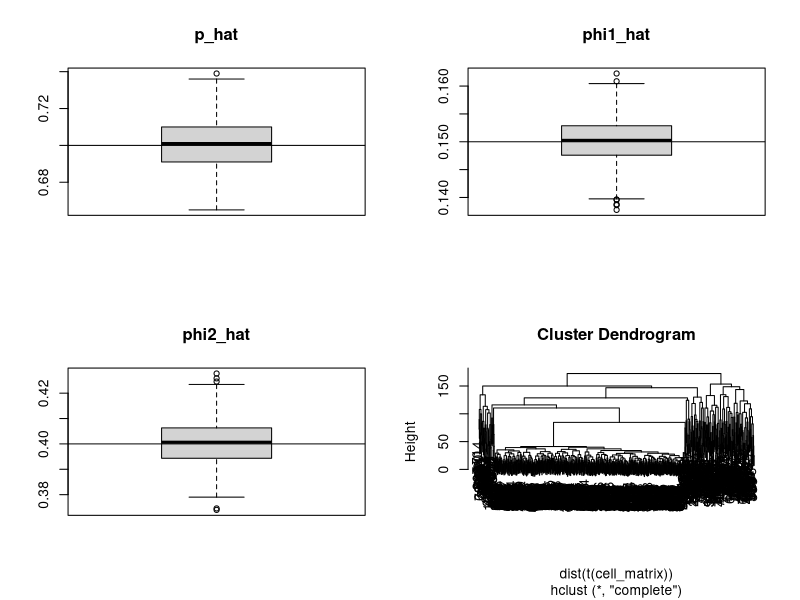

Generate this figure with R: (Note: a time limit stopped this script after it produced the figure.)
rm(list = ls())
#ls()

#rgamma(10,shape=20,scale =1/2 )

#rgamma(10,shape = 10,scale=1/0.2)


## Generate data from ZIP##
ZIP_r<- function(n,pi,theta){
  Z<- rbinom(size=1,n=n,p=pi)
  Y<- NULL
  for(i in 1:n){
    if(Z[i]==1) Y<- c(Y,0)
    else Y<- c(Y,rpois(1,lambda = theta))
  }
  return(Y)
}
########################################################
#clust<- rbinom(1000,size=1,p=0.35)
N<- 1000
G<- 10
r<- 500
#pn<- c(0.35,0.65)
#phi<- c(0.15,0.2)
phi1<- 0.15
phi2<- 0.4

lambda1<- rgamma(n=G,shape=20,scale=1/2)
#lambda1

lambda2<- rgamma(n=G,shape=10,scale=1/0.2)
#lambda2
p_hat<- NULL
phi_hat1<- NULL
phi_hat2<- NULL
lambda1_hat<- matrix(0,ncol = G,nrow=r)
lambda2_hat<- matrix(0,ncol = G,nrow=r)

for(iter in 1:r){
clust<- rbinom(size=1,n=N,p=0.7)

#length(clust[clust==1])


#clust<- sample(c(1,2),size=N,replace = TRUE,prob=pn) 
#clust


cell_matrix<- matrix(rep(0,N*G),nrow=G,ncol=N)

for(i in 1:N){
  for(j in 1:G){
    if(clust[i]==1) cell_matrix[j,i]<- ZIP_r(n=1,pi=phi1,theta=lambda1[j])
    else cell_matrix[j,i]<- ZIP_r(n=1,pi=phi2,theta=lambda2[j])
  }
}

cell_matrix[,1:10]
#cell_matrix
pz<- cbind(clust,1-clust)


p_hat<- c(p_hat,mean(pz[,1]))





#dim(cell_matrix)

U<- matrix(rep(0,N*G),ncol=N,nrow=G)
for(i in 1:N){
  for(j in 1:G){
    if(cell_matrix[j,i]==0) U[j,i]<- 1
    else U[j,i]<- 0
  }
}



mult_1<- matrix(0,ncol=N,nrow=G) 
mult_2<- matrix(0,ncol=N,nrow=G) 

for(i in 1:N){
  mult_1[,i]<- (pz[,1][i])*U[,i]
  mult_2[,i]<- (pz[,2][i])*U[,i]
}



phi_hat1<- c(phi_hat1,sum(mult_1)/(G*sum(pz[,1])))
phi_hat2<- c(phi_hat2,sum(mult_2)/(G*sum(pz[,2])))
#phi_hat1
#phi_hat2
#phi1
#phi2

D<- cell_matrix*(1-U)

num_1<- matrix(0,ncol=N,nrow=G)
num_2<- matrix(0,ncol=N,nrow=G)
denom_1<- matrix(0,ncol=N,nrow=G)
denom_2<- matrix(0,ncol=N,nrow=G)

for(i in 1:N){
  num_1[,i]<- D[,i]*pz[,1][i]
  num_2[,i]<- D[,i]*pz[,2][i]
  denom_1[,i]<- (1-U)[,i]*pz[,1][i]
  denom_2[,i]<- (1-U)[,i]*pz[,2][i]
}
#num_1[,1:10]
#num_2[,1:10]
#denom_1[,1:10]
#denom_2[,1:10]


lambda1_hat[iter,]<- (apply(num_1,1,sum))/(apply(denom_1,1,sum))
#lambda1_hat
#lambda1

lambda2_hat[iter,]<- (apply(num_2,1,sum))/(apply(denom_2,1,sum))
#lambda2_hat
#lambda2

}




par(mfrow=c(2,2))

boxplot(p_hat,main="p_hat")
abline(h=0.7)

boxplot(phi_hat1,main="phi1_hat")
abline(h=phi1)

boxplot(phi_hat2,main="phi2_hat")
abline(h=phi2)

#lambda1
#colMeans(lambda1_hat)

#lambda2
#colMeans(lambda2_hat)
print(list("Lambda1_hat", colMeans(lambda1_hat), "Lambda1",lambda1,
     "Lambda2_hat", colMeans(lambda2_hat), "Lambda2",lambda2))



cell_matrix
plot(hclust(dist(t(cell_matrix))))
hclust(dist(t(cell_matrix)))
###############################################################################################################
###############################################################################################################
rm(list = ls())

ZIP_r<- function(n,pi,theta){
  Z<- rbinom(size=1,n=n,p=pi)
  Y<- NULL
  for(i in 1:n){
    if(Z[i]==1) Y<- c(Y,0)
    else Y<- c(Y,rpois(1,lambda = theta))
  }
  return(Y)
}
########################################################
#clust<- rbinom(1000,size=1,p=0.35)
N<- 1000
G<- 10
r<- 500
#pn<- c(0.35,0.65)
#phi<- c(0.15,0.2)
phi1<- 0.15
phi2<- 0.4

lambda1<- rgamma(n=G,shape=20,scale=1/2)
#lambda1

lambda2<- rgamma(n=G,shape=10,scale=1/0.2)
#lambda2

p_hat<- NULL
phi_hat1<- NULL
phi_hat2<- NULL
lambda1_hat<- matrix(0,ncol = G,nrow=r)
lambda2_hat<- matrix(0,ncol = G,nrow=r)

for(iter in 1:r){

#p_hat<- NULL
#phi_hat1<- NULL
#phi_hat2<- NULL
#lambda1_hat<- matrix(0,ncol = G,nrow=r)
#lambda2_hat<- matrix(0,ncol = G,nrow=r)

#for(iter in 1:r){
  clust<- rbinom(size=1,n=N,p=0.7)
  
  #length(clust[clust==1])
  
  
  #clust<- sample(c(1,2),size=N,replace = TRUE,prob=pn) 
  #clust
  
  
  cell_matrix<- matrix(rep(0,N*G),nrow=G,ncol=N)
  
  for(i in 1:N){
    for(j in 1:G){
      if(clust[i]==1) cell_matrix[j,i]<- ZIP_r(n=1,pi=phi1,theta=lambda1[j])
      else cell_matrix[j,i]<- ZIP_r(n=1,pi=phi2,theta=lambda2[j])
    }
  }
  
#cell_matrix[,1:10]
#cell_matrix
###########################################################################################

posteriors<- function(Y,Pi,phi1,phi2,lambda1,lambda2){
  N<- ncol(Y)
  G<- nrow(Y)
  b2<- matrix(rep(0,N*G),nrow=G)
  for(j in 1:ncol(Y)){
    for(i in 1:nrow(Y)){ 
      if(Y[i,j]==0){b2[i,j]<- phi1+((1-phi1)*exp(-lambda1[i]))}
      else {b2[i,j]<- (1-phi1)*dpois(Y[i,j],lambda1[i])}
    }
  }
  b3<- matrix(rep(0,N*G),nrow=G)
  for(j in 1:ncol(Y)){
    for(i in 1:nrow(Y)){
      if(Y[i,j]==0){b3[i,j]<- phi2+((1-phi2)*exp(-lambda2[i]))}
      else {b3[i,j]<- (1-phi2)*dpois(Y[i,j],lambda2[i])}
    }
  }
  b22<- Pi*apply(b2,2,prod)
  
  b33<- (1-Pi)*apply(b3,2,prod)
  postprobs<- b22/(b22+b33)
  Pi<- mean(postprobs)
  ZZ<- cbind(postprobs,1-postprobs)
  out1<- list(Pi,postprobs,ZZ)
  names(out1)<- c("Pi_hat","postprobs","ZZ")
  return(out1)
}


#output1<- posteriors(Y=cell_matrix,Pi=0.7,phi1,phi2,lambda1,lambda2)
#output1$Pi_hat  

#posteriors(Y,Pi=0.4,phi1=0.25,phi2=0.1,lambda1=lambda1,lambda2=lambda2)
#################################################################################
#### U_kg####
IndUKG<- function(Y,Pi,phi1,phi2,lambda1,lambda2){
  N<- ncol(Y)
  G<- nrow(Y)
  ukg<- matrix(rep(0,G*N),nrow=G)
  for(j in 1:ncol(Y)){
    for(i in 1:nrow(Y)){
      if(Y[i,j]==0){ukg[i,j]<- (Pi*phi1+(1-Pi)*phi2)/(Pi*(phi1+(1-phi1)*exp(-lambda1[i]))+
                                                        (1-Pi)*(phi2+(1-phi2)*exp(-lambda2[i])))}
      else {ukg[i,j]<- 0}
    }
    
  }
  return(ukg)
}

#outpu2<- IndUKG(Y=cell_matrix,Pi=0.7,phi1,phi2,lambda1,lambda2)
#outpu2[,1:10]
#output1$postprobs[1:10]
#output1$ZZ
############################################################################################
#### Phi_hats###
phi_hats<- function(Y,postprobs,ukg){
  G<- nrow(Y)
  mult1<- matrix(0,ncol=ncol(Y),nrow=nrow(Y))
  mult2<- matrix(0,ncol=ncol(Y),nrow=nrow(Y))
  
  for(i in 1:length(postprobs)){
    mult1[,i]<- postprobs[i]*ukg[,i]
    mult2[,i]<- (1-postprobs[i])*ukg[,i]
  }
  phi_hat1<- sum(mult1)/(G*sum(postprobs))
  phi_hat2<- sum(mult2)/(G*sum(1-postprobs))
  phi_hat<- c(phi_hat1,phi_hat2)
  names(phi_hat)<- c("Phi1_hat","Phi2_hat")
  return(phi_hat)
  
}  

#phi_hats(Y=cell_matrix,postprobs=posteriors(Y=cell_matrix,Pi=0.7,phi1,phi2,lambda1=lambda1,lambda2=lambda2)$postprobs

 #       ,ukg=IndUKG(Y=cell_matrix,Pi=0.7,phi1,phi2,lambda1=lambda1,lambda2=lambda2))


#################################################################################################
lambda_hats<- function(Y,ukg,postprobs){
  mult3<- Y*(1-ukg)
  mult4<- matrix(0,ncol=ncol(Y),nrow=nrow(Y))
  mult5<- matrix(0,ncol=ncol(Y),nrow=nrow(Y))
  mult6<- matrix(0,ncol=ncol(Y),nrow=nrow(Y))
  mult7<- matrix(0,ncol=ncol(Y),nrow=nrow(Y))
  
  for(i in 1:length(postprobs)){
    mult4[,i]<- postprobs[i]*mult3[,i]
    mult5[,i]<- (1-postprobs[i])*mult3[,i]
    mult6[,i]<- postprobs[i]*(1-ukg)[,i]
    mult7[,i]<- (1-postprobs[i])*(1-ukg)[,i]
  }
  

  lambda1_hat<- apply(mult4,1,sum)/apply(mult6,1,sum)
  lambda2_hat<- apply(mult5,1,sum)/apply(mult7,1,sum)
  
  #lambda_hat<- list("lambda1_hat",lambda1_hat,"lambda1",lambda1,"lambda2_hat",lambda2_hat,"lambda2",lambda2)
  lambda_hat<- cbind(lambda1_hat,lambda2_hat)
  colnames(lambda_hat)<- c("lambda1_hat","lambda2_hat")
  return(lambda_hat)
  
}

#lambda_hats(Y=cell_matrix,ukg=IndUKG(Y=cell_matrix,Pi=0.7,phi1,phi2,lambda1=lambda1,lambda2=lambda2)
 #            ,postprobs=posteriors(Y=cell_matrix,Pi=0.7,phi1,phi2,lambda1=lambda1,lambda2=lambda2)$postprobs)

#cbind(lambda1,lambda2)
######################################################################################################################
EMZIPmixture2com<- function(Y,Pi_init,Phi1_init,Phi2_init,lambda1_init,lambda2_init,eps=1e-4,maxiter=1000){
  flag<- 0
  Pi_cur<- Pi_init
  Phi1_cur<- Phi1_init
  Phi2_cur<- Phi2_init
  lambda1_cur<- lambda1_init
  lambda2_cur<- lambda2_init
  iter<- NULL
  for (i in 1:maxiter){
    Pi_cur<- Pi_cur
    Phi1_cur<- Phi1_cur
    Phi2_cur<- Phi2_cur
    lambda1_cur<- lambda1_cur
    lambda2_cur<- lambda2_cur
    ### Pi_hat###
    posteriornew<- posteriors(Y,Pi=Pi_cur,phi1=Phi1_cur,phi2=Phi2_cur,lambda1=lambda1_cur,lambda2=lambda2_cur)
    
    Pi_new<- posteriornew$Pi_hat
    ### Phi_hat###
    Phi_hatnew<- phi_hats(Y,posteriornew$postprobs,
                          ukg= IndUKG(Y,Pi=Pi_cur,phi1=Phi1_cur,phi2=Phi2_cur,lambda1=lambda1_cur,
                                      lambda2=lambda2_cur))
    Phi1_new<- Phi_hatnew[1]
    Phi2_new<- Phi_hatnew[2]
    ### lambda_hat###
    lambda_new<- lambda_hats(Y,ukg=IndUKG(Y,Pi=Pi_cur,phi1=Phi1_cur,phi2=Phi2_cur,lambda1=lambda1_cur,
                                          lambda2=lambda2_cur)
                             ,postprobs=posteriornew$postprobs)
    
    lambda1_new<- lambda_new[,1]
    lambda2_new<- lambda_new[,2]
    
    ############################################################
    diff1<- abs(Pi_new-Pi_cur)
    diff2<- abs(Phi1_new-Phi1_cur)
    diff3<- abs(Phi2_new-Phi2_cur)
    diff4<- mean(abs(lambda1_new-lambda1_cur))
    diff5<- mean(abs(lambda2_new-lambda2_cur))
    if ((diff1<eps) & (diff2<eps) & (diff3<eps) & (diff4<eps) & ( diff5<eps)){flag<- 1; break}
    Pi_cur<- Pi_new
    Phi1_cur<- Phi1_new
    Phi2_cur<- Phi2_new
    lambda1_cur<- lambda1_new
    lambda2_cur<- lambda2_new
  }
  if (!flag) warning("Didn't converge \n")
  update_estimates<- list(Pi_cur,c(Phi1_cur,1-Phi1_cur),c(Phi2_cur,1-Phi2_cur),cbind(lambda1_cur,lambda2_cur),i)
  names(update_estimates)<- c("Pi_hat","Phi1_hats","Phi2_hats","lambda_hats","iteration")
  return(update_estimates)
  #}
  
}

Y<- cell_matrix

myout1<- EMZIPmixture2com(Y,Pi_init=0.65,Phi1_init=0.12,Phi2_init=0.37,lambda1_init=lambda1,
                          lambda2_init=lambda2,eps=1e-4,maxiter=1000)


p_hat<- c(p_hat,myout1$Pi_hat)
phi_hat1<- c(phi_hat1,myout1$Phi1_hats[1])
phi_hat2<- c(phi_hat2,myout1$Phi2_hats[1])
lambda1_hat[iter,]<- myout1$lambda_hats[,1]
lambda2_hat[iter,]<- myout1$lambda_hats[,2]

}

p_hat
phi_hat1
phi_hat2
lambda1_hat
lambda2_hat



par(mfrow=c(2,2))

boxplot(p_hat,main="p_hat")
abline(h=0.7)

boxplot(phi_hat1,main="phi1_hat")
abline(h=phi1)

boxplot(phi_hat2,main="phi2_hat")
abline(h=phi2)

#lambda1
#colMeans(lambda1_hat)

#lambda2
#colMeans(lambda2_hat)
print(list("Lambda1_hat", colMeans(lambda1_hat), "Lambda1",lambda1,
           "Lambda2_hat", colMeans(lambda2_hat), "Lambda2",lambda2))

#myout1
#myout1$lambda_hats[,1]
#lambda1
#myout1$lambda_hats[,2]
#lambda2
################################################################################################################
################################################################################################################
rm(list = ls())

ZIP_r<- function(n,pi,theta){
  Z<- rbinom(size=1,n=n,p=pi)
  Y<- NULL
  for(i in 1:n){
    if(Z[i]==1) Y<- c(Y,0)
    else Y<- c(Y,rpois(1,lambda = theta))
  }
  return(Y)
}
########################################################
#clust<- rbinom(1000,size=1,p=0.35)
N<- 3000
G<- 1000
r<- 2
#pn<- c(0.35,0.65)
#phi<- c(0.15,0.2)
phi1<- 0.15
phi2<- 0.4

lambda1<- rgamma(n=G,shape=20,scale=1/2)
#lambda1

lambda2<- rgamma(n=G,shape=10,scale=1/0.2)
#lambda2

p_hat<- NULL
phi_hat1<- NULL
phi_hat2<- NULL
lambda1_hat<- matrix(0,ncol = G,nrow=r)
lambda2_hat<- matrix(0,ncol = G,nrow=r)

for(iteration in 1:r){
  
  #p_hat<- NULL
  #phi_hat1<- NULL
  #phi_hat2<- NULL
  #lambda1_hat<- matrix(0,ncol = G,nrow=r)
  #lambda2_hat<- matrix(0,ncol = G,nrow=r)
  
  #for(iter in 1:r){
  clust<- rbinom(size=1,n=N,p=0.7)
  
  #length(clust[clust==1])
  
  
  #clust<- sample(c(1,2),size=N,replace = TRUE,prob=pn) 
  #clust
  
  
  cell_matrix<- matrix(rep(0,N*G),nrow=G,ncol=N)
  
  for(i in 1:N){
    for(j in 1:G){
      if(clust[i]==1) cell_matrix[j,i]<- ZIP_r(n=1,pi=phi1,theta=lambda1[j])
      else cell_matrix[j,i]<- ZIP_r(n=1,pi=phi2,theta=lambda2[j])
    }
  }
  
  #cell_matrix[,1:10]
  #cell_matrix






ZIP_mix2comp<- function(Y,Pi,phi1,phi2,lambda1,lambda2,eps=1e-8, maxit=1000){
  dl <- 1 + eps
  iter<-0
  ll <- rep(0, maxit+1)
  N<- ncol(Y)
  G<- nrow(Y)
  
  b2<- matrix(rep(0,N*G),nrow=G)
  for(j in 1:ncol(Y)){
    for(i in 1:nrow(Y)){ 
      if(Y[i,j]==0){b2[i,j]<- phi1+((1-phi1)*exp(-lambda1[i]))}
      else {b2[i,j]<- (1-phi1)*dpois(Y[i,j],lambda1[i])}
    }
  }
  b3<- matrix(rep(0,N*G),nrow=G)
  for(j in 1:ncol(Y)){
    for(i in 1:nrow(Y)){
      if(Y[i,j]==0){b3[i,j]<- phi2+((1-phi2)*exp(-lambda2[i]))}
      else {b3[i,j]<- (1-phi2)*dpois(Y[i,j],lambda2[i])}
    }
  }
  b22<- Pi*apply(b2,2,prod)
  b33<- (1-Pi)*apply(b3,2,prod)
  b44<- (Pi*b2)+((1-Pi)*b3)
  #print(length(b22/(b22+b33)))
  
  l<- sum(sum(log(b44)))
  print(l)
  #return(l)
  while (abs(dl)>eps && iter<maxit) { ## Here I use abs(dl) rather than dl##
    iter<-iter+1
    ll[iter] <- l
    postprobs<- b22/(b22+b33)
    Pi<- mean(postprobs)
    ukg<- matrix(rep(0,G*N),nrow=G)
      for(j in 1:ncol(Y)){
        for(i in 1:nrow(Y)){
          if(Y[i,j]==0){ukg[i,j]<- (Pi*phi1+(1-Pi)*phi2)/(Pi*(phi1+(1-phi1)*exp(-lambda1[i]))+
                                                            (1-Pi)*(phi2+(1-phi2)*exp(-lambda2[i])))}
          else {ukg[i,j]<- 0}
        }
        
      }
    mult1<- matrix(0,ncol=ncol(Y),nrow=nrow(Y))
    mult2<- matrix(0,ncol=ncol(Y),nrow=nrow(Y))
    for(i in 1:length(postprobs)){
      mult1[,i]<- postprobs[i]*ukg[,i]
      mult2[,i]<- (1-postprobs[i])*ukg[,i]}
    phi1<- sum(mult1)/(G*sum(postprobs))
    phi2<- sum(mult2)/(G*sum(1-postprobs))
    
    mult3<- Y*(1-ukg)
    mult4<- matrix(0,ncol=ncol(Y),nrow=nrow(Y))
    mult5<- matrix(0,ncol=ncol(Y),nrow=nrow(Y))
    mult6<- matrix(0,ncol=ncol(Y),nrow=nrow(Y))
    mult7<- matrix(0,ncol=ncol(Y),nrow=nrow(Y))
    
    for(i in 1:length(postprobs)){
      mult4[,i]<- postprobs[i]*mult3[,i]
      mult5[,i]<- (1-postprobs[i])*mult3[,i]
      mult6[,i]<- postprobs[i]*(1-ukg)[,i]
      mult7[,i]<- (1-postprobs[i])*(1-ukg)[,i]
    }
    
    
    lambda1<- apply(mult4,1,sum)/apply(mult6,1,sum)
    lambda2<- apply(mult5,1,sum)/apply(mult7,1,sum)
    
    ################################################################
    #b2<- matrix(rep(0,N*G),nrow=G)
    for(j in 1:ncol(Y)){
      for(i in 1:nrow(Y)){ 
        if(Y[i,j]==0){b2[i,j]<- phi1+((1-phi1)*exp(-lambda1[i]))}
        else {b2[i,j]<- (1-phi1)*dpois(Y[i,j],lambda1[i])}
      }
    }
    #b3<- matrix(rep(0,N*G),nrow=G)
    for(j in 1:ncol(Y)){
      for(i in 1:nrow(Y)){
        if(Y[i,j]==0){b3[i,j]<- phi2+((1-phi2)*exp(-lambda2[i]))}
        else {b3[i,j]<- (1-phi2)*dpois(Y[i,j],lambda2[i])}
      }
    }
    b22<- Pi*apply(b2,2,prod)
    b33<- (1-Pi)*apply(b3,2,prod)
    b44<- (Pi*b2)+((1-Pi)*b3)
    print(b44[1:10,1:10])
    
    oldl<- l
    
    
    print(log(b44[1:10,1:10]))
    l<- sum(sum(log(b44)))
    print(l)
    dl<- l-oldl
  }
    #cat("number of iterations=", iter, "\n")
    iter <- iter+1
    ll[iter] <- l
    postprobs <- cbind(postprobs, 1-postprobs)
    colnames(postprobs) <- c(paste("comp", ".", 1:2, sep = ""))
    
    
    out <- list(Pi=Pi,phi1=phi1,phi2=phi2,lambda1=lambda1,lambda2=lambda2,
                loglik=l,all.loglik=ll[1:iter],restart=0,ft="ZIPmix")
    class(out)<- "mixEM"
      out

}
    
  

output<- ZIP_mix2comp(Y=cell_matrix,Pi=0.65,phi1=0.12,phi2=0.37,lambda1,lambda2,eps=1e-8, maxit=1000)
  
p_hat<- c(p_hat,output$Pi)
phi_hat1<- c(phi_hat1,output$phi1)
phi_hat2<- c(phi_hat2,output$phi2)
lambda1_hat[iteration,]<- output$lambda1
lambda2_hat[iteration,]<- output$lambda2

}

p_hat
phi_hat1
phi_hat2
lambda1_hat
lambda2_hat

lambda1
lambda2
par(mfrow=c(2,2))

boxplot(p_hat,main="p_hat")
abline(h=0.7)

boxplot(phi_hat1,main="phi1_hat")
abline(h=phi1)

boxplot(phi_hat2,main="phi2_hat")
abline(h=phi2)

#lambda1
#colMeans(lambda1_hat)

#lambda2
#colMeans(lambda2_hat)
print(list("Lambda1_hat", colMeans(lambda1_hat), "Lambda1",lambda1,
           "Lambda2_hat", colMeans(lambda2_hat), "Lambda2",lambda2))
#}
